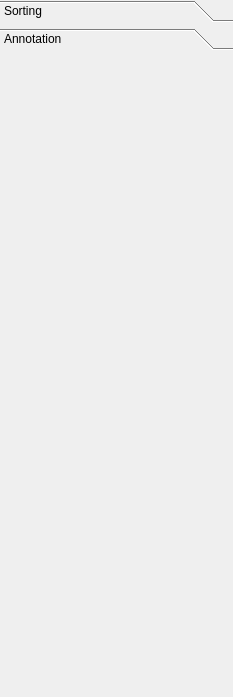
<?xml version="1.0" encoding="UTF-8"?>
<ui version="4.0">
 <class>Form</class>
 <widget class="QWidget" name="Form">
  <property name="geometry">
   <rect>
    <x>0</x>
    <y>0</y>
    <width>233</width>
    <height>697</height>
   </rect>
  </property>
  <property name="windowTitle">
   <string>Form</string>
  </property>
  <layout class="QVBoxLayout" name="verticalLayout_2">
   <property name="margin">
    <number>0</number>
   </property>
   <item>
    <layout class="QVBoxLayout" name="verticalLayout">
     <item>
      <widget class="QToolBox" name="toolBox">
       <property name="currentIndex">
        <number>1</number>
       </property>
       <widget class="QWidget" name="sorting">
        <property name="geometry">
         <rect>
          <x>0</x>
          <y>0</y>
          <width>231</width>
          <height>627</height>
         </rect>
        </property>
        <attribute name="label">
         <string>Sorting</string>
        </attribute>
       </widget>
       <widget class="QWidget" name="page">
        <attribute name="label">
         <string>Annotation</string>
        </attribute>
       </widget>
      </widget>
     </item>
    </layout>
   </item>
  </layout>
 </widget>
 <resources/>
 <connections/>
</ui>
